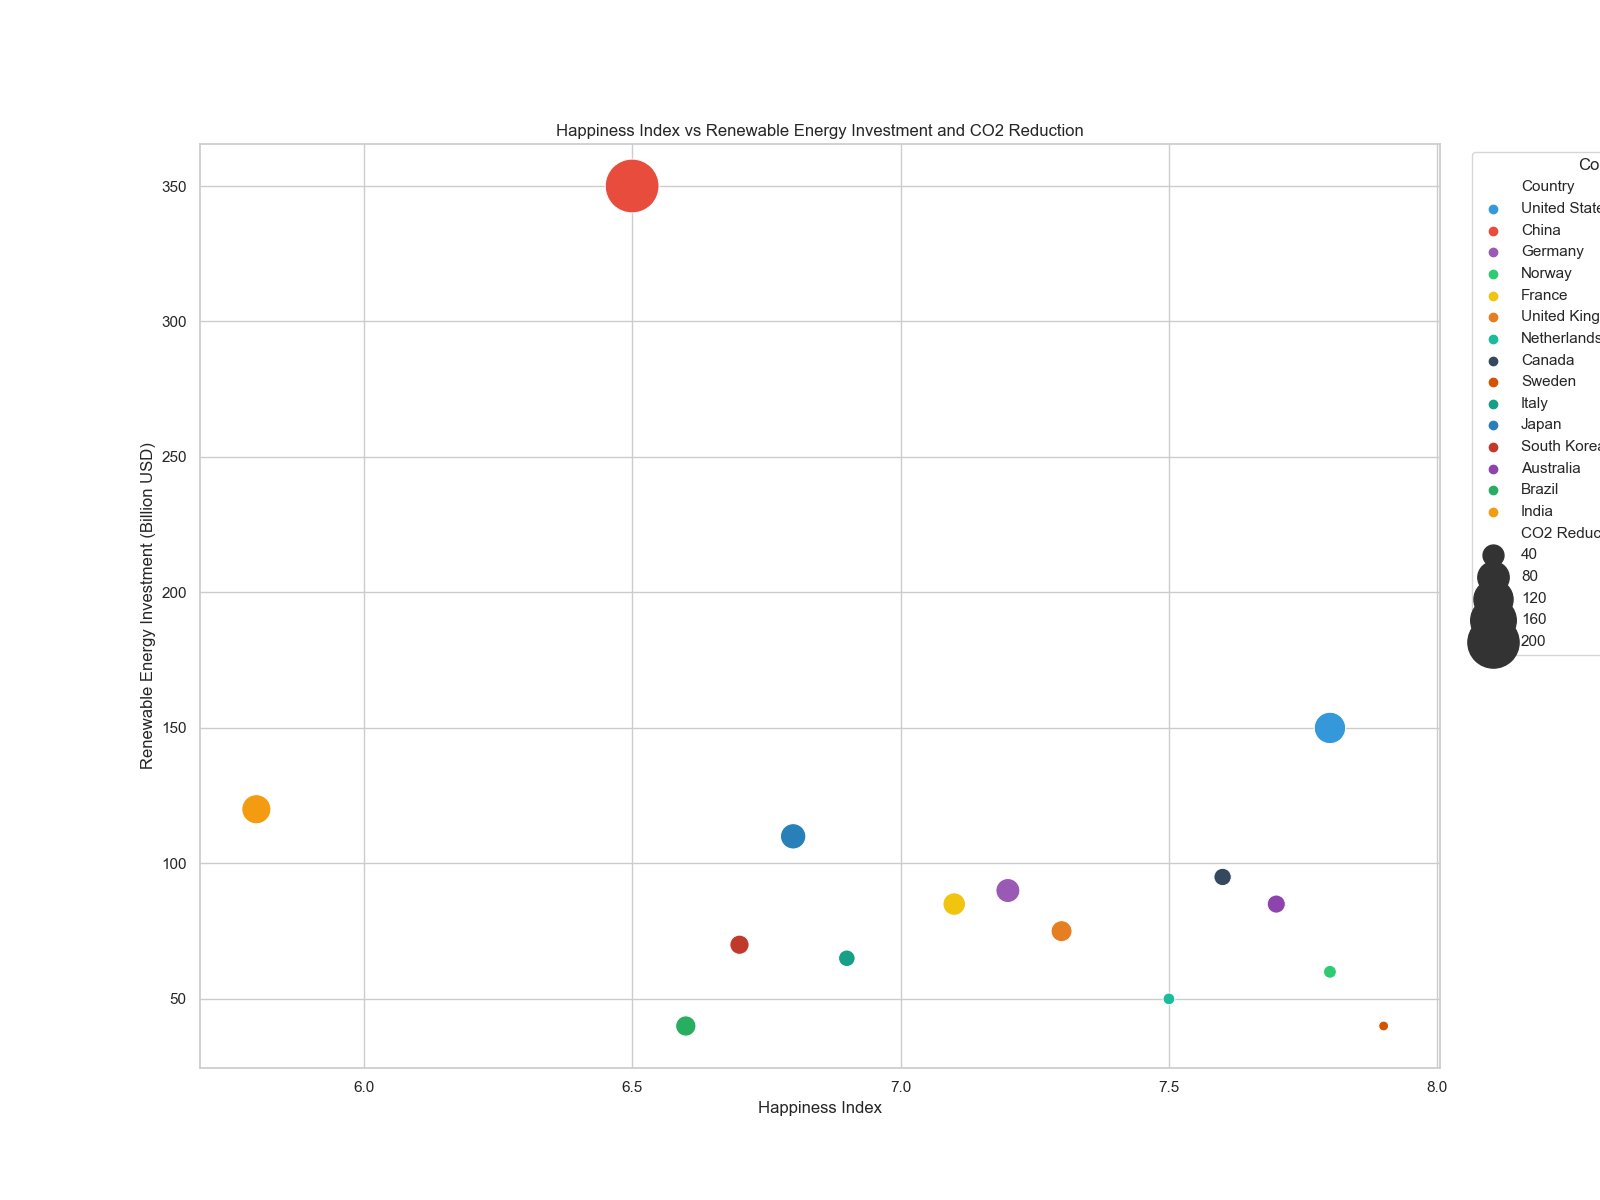

This figure's Python source:

import pandas as pd
import seaborn as sns
import matplotlib.pyplot as plt

data = {
    'Country': ['United States', 'China', 'Germany', 'Norway', 'France', 'United Kingdom', 
                'Netherlands', 'Canada', 'Sweden', 'Italy', 'Japan', 'South Korea',
                'Australia', 'Brazil', 'India'],
    'Renewable Energy Investment (Billion USD)': [150, 350, 90, 60, 85, 75, 50, 95, 40, 65, 110, 70, 85, 40, 120],
    'Happiness Index': [7.8, 6.5, 7.2, 7.8, 7.1, 7.3, 7.5, 7.6, 7.9, 6.9, 6.8, 6.7, 7.7, 6.6, 5.8],
    'CO2 Reduction (Million Tonnes)': [80, 220, 50, 20, 45, 40, 18, 30, 15, 28, 55, 35, 32, 38, 70]
}

df = pd.DataFrame(data)

plt.figure(figsize=(16, 12))
bubble_chart = sns.scatterplot(data=df, 
                               x='Happiness Index', 
                               y='Renewable Energy Investment (Billion USD)', 
                               size='CO2 Reduction (Million Tonnes)', 
                               hue='Country', 
                               palette=["#3498db", "#e74c3c", "#9b59b6", "#2ecc71", 
                                        "#f1c40f", "#e67e22", "#1abc9c", "#34495e",
                                        "#d35400", "#16a085", "#2980b9", "#c0392b",
                                        "#8e44ad", "#27ae60", "#f39c12"],
                               sizes=(50, 1500))

plt.title('Happiness Index vs Renewable Energy Investment and CO2 Reduction')
plt.xlabel('Happiness Index')
plt.ylabel('Renewable Energy Investment (Billion USD)')

bubble_chart.legend(loc='upper right', bbox_to_anchor=(1.25, 1), title='Country')

plt.show()
